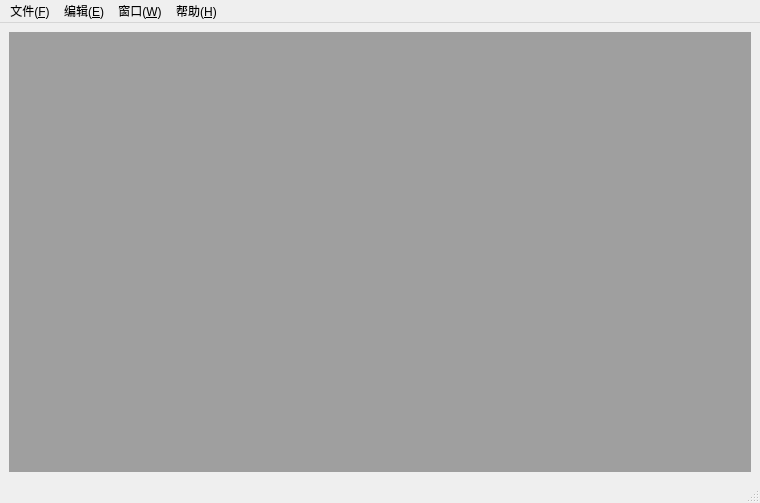
<?xml version="1.0" encoding="UTF-8"?>
<ui version="4.0">
 <class>MainWindow</class>
 <widget class="QMainWindow" name="MainWindow">
  <property name="geometry">
   <rect>
    <x>0</x>
    <y>0</y>
    <width>760</width>
    <height>503</height>
   </rect>
  </property>
  <property name="windowTitle">
   <string>多文档编辑器</string>
  </property>
  <widget class="QWidget" name="centralwidget">
   <layout class="QGridLayout" name="gridLayout">
    <item row="0" column="0">
     <widget class="QMdiArea" name="mdiArea"/>
    </item>
   </layout>
  </widget>
  <widget class="QMenuBar" name="menu">
   <property name="geometry">
    <rect>
     <x>0</x>
     <y>0</y>
     <width>760</width>
     <height>25</height>
    </rect>
   </property>
   <widget class="QMenu" name="menuF">
    <property name="title">
     <string>文件(&amp;F)</string>
    </property>
    <addaction name="actionNew"/>
    <addaction name="actionOpen"/>
    <addaction name="actionSave"/>
    <addaction name="actionSaveAs"/>
    <addaction name="actionExit"/>
   </widget>
   <widget class="QMenu" name="menuE">
    <property name="title">
     <string>编辑(&amp;E)</string>
    </property>
    <addaction name="actionUndo"/>
    <addaction name="actionRedo"/>
    <addaction name="actionCut"/>
    <addaction name="actionCopy"/>
    <addaction name="actionPaste"/>
   </widget>
   <widget class="QMenu" name="menuW">
    <property name="title">
     <string>窗口(&amp;W)</string>
    </property>
    <addaction name="actionClose"/>
    <addaction name="actionCloseAll"/>
    <addaction name="actionTile"/>
    <addaction name="actionCascade"/>
    <addaction name="actionNext"/>
    <addaction name="actionPrevious"/>
   </widget>
   <widget class="QMenu" name="menuH">
    <property name="title">
     <string>帮助(&amp;H)</string>
    </property>
    <addaction name="actionAbout"/>
    <addaction name="actionAboutQt"/>
   </widget>
   <addaction name="menuF"/>
   <addaction name="menuE"/>
   <addaction name="menuW"/>
   <addaction name="menuH"/>
  </widget>
  <widget class="QStatusBar" name="statusbar"/>
  <action name="actionNew">
   <property name="text">
    <string>新建文件(&amp;N)</string>
   </property>
   <property name="toolTip">
    <string>新建文件</string>
   </property>
   <property name="shortcut">
    <string>Ctrl+N</string>
   </property>
   <property name="menuRole">
    <enum>QAction::MenuRole::NoRole</enum>
   </property>
  </action>
  <action name="actionOpen">
   <property name="text">
    <string>打开文件(&amp;O)...</string>
   </property>
   <property name="toolTip">
    <string>打开文件</string>
   </property>
   <property name="shortcut">
    <string>Ctrl+O</string>
   </property>
   <property name="menuRole">
    <enum>QAction::MenuRole::NoRole</enum>
   </property>
  </action>
  <action name="actionSave">
   <property name="text">
    <string>保存(&amp;S)</string>
   </property>
   <property name="toolTip">
    <string>保存</string>
   </property>
   <property name="shortcut">
    <string>Ctrl+S</string>
   </property>
   <property name="menuRole">
    <enum>QAction::MenuRole::NoRole</enum>
   </property>
  </action>
  <action name="actionSaveAs">
   <property name="text">
    <string>另存为(&amp;A)...</string>
   </property>
   <property name="toolTip">
    <string>另存为</string>
   </property>
   <property name="menuRole">
    <enum>QAction::MenuRole::NoRole</enum>
   </property>
  </action>
  <action name="actionExit">
   <property name="text">
    <string>退出(&amp;X)</string>
   </property>
   <property name="toolTip">
    <string>退出</string>
   </property>
   <property name="menuRole">
    <enum>QAction::MenuRole::NoRole</enum>
   </property>
  </action>
  <action name="actionUndo">
   <property name="text">
    <string>撤销(&amp;U)</string>
   </property>
   <property name="toolTip">
    <string>撤销</string>
   </property>
   <property name="shortcut">
    <string>Ctrl+Z</string>
   </property>
   <property name="menuRole">
    <enum>QAction::MenuRole::NoRole</enum>
   </property>
  </action>
  <action name="actionRedo">
   <property name="text">
    <string>恢复(&amp;R)</string>
   </property>
   <property name="toolTip">
    <string>恢复</string>
   </property>
   <property name="shortcut">
    <string>Ctrl+Y</string>
   </property>
   <property name="menuRole">
    <enum>QAction::MenuRole::NoRole</enum>
   </property>
  </action>
  <action name="actionCut">
   <property name="text">
    <string>剪切(&amp;T)</string>
   </property>
   <property name="toolTip">
    <string>剪切</string>
   </property>
   <property name="shortcut">
    <string>Ctrl+X</string>
   </property>
   <property name="menuRole">
    <enum>QAction::MenuRole::NoRole</enum>
   </property>
  </action>
  <action name="actionCopy">
   <property name="text">
    <string>复制(&amp;C)</string>
   </property>
   <property name="toolTip">
    <string>复制</string>
   </property>
   <property name="shortcut">
    <string>Ctrl+C</string>
   </property>
   <property name="menuRole">
    <enum>QAction::MenuRole::NoRole</enum>
   </property>
  </action>
  <action name="actionPaste">
   <property name="text">
    <string>粘贴(&amp;P)</string>
   </property>
   <property name="toolTip">
    <string>粘贴</string>
   </property>
   <property name="shortcut">
    <string>Ctrl+V</string>
   </property>
   <property name="menuRole">
    <enum>QAction::MenuRole::NoRole</enum>
   </property>
  </action>
  <action name="actionClose">
   <property name="text">
    <string>关闭(&amp;O)</string>
   </property>
   <property name="toolTip">
    <string>关闭</string>
   </property>
   <property name="menuRole">
    <enum>QAction::MenuRole::NoRole</enum>
   </property>
  </action>
  <action name="actionCloseAll">
   <property name="text">
    <string>关闭所有窗口(&amp;A)</string>
   </property>
   <property name="toolTip">
    <string>关闭所有窗口</string>
   </property>
   <property name="menuRole">
    <enum>QAction::MenuRole::NoRole</enum>
   </property>
  </action>
  <action name="actionTile">
   <property name="text">
    <string>平铺(&amp;T)</string>
   </property>
   <property name="toolTip">
    <string>平铺</string>
   </property>
   <property name="menuRole">
    <enum>QAction::MenuRole::NoRole</enum>
   </property>
  </action>
  <action name="actionCascade">
   <property name="text">
    <string>层叠(&amp;C)</string>
   </property>
   <property name="toolTip">
    <string>层叠</string>
   </property>
   <property name="menuRole">
    <enum>QAction::MenuRole::NoRole</enum>
   </property>
  </action>
  <action name="actionNext">
   <property name="text">
    <string>下一个(&amp;X)</string>
   </property>
   <property name="toolTip">
    <string>层叠</string>
   </property>
   <property name="shortcut">
    <string>Ctrl+Tab</string>
   </property>
   <property name="menuRole">
    <enum>QAction::MenuRole::NoRole</enum>
   </property>
  </action>
  <action name="actionPrevious">
   <property name="text">
    <string>前一个(&amp;V)</string>
   </property>
   <property name="toolTip">
    <string>前一个</string>
   </property>
   <property name="shortcut">
    <string>Ctrl+Shift+Backspace</string>
   </property>
   <property name="menuRole">
    <enum>QAction::MenuRole::NoRole</enum>
   </property>
  </action>
  <action name="actionAbout">
   <property name="text">
    <string>关于(&amp;A)</string>
   </property>
   <property name="toolTip">
    <string>关于</string>
   </property>
   <property name="menuRole">
    <enum>QAction::MenuRole::NoRole</enum>
   </property>
  </action>
  <action name="actionAboutQt">
   <property name="text">
    <string>关于Qt(&amp;Q)</string>
   </property>
   <property name="toolTip">
    <string>关于Qt</string>
   </property>
   <property name="menuRole">
    <enum>QAction::MenuRole::NoRole</enum>
   </property>
  </action>
 </widget>
 <resources/>
 <connections/>
</ui>
